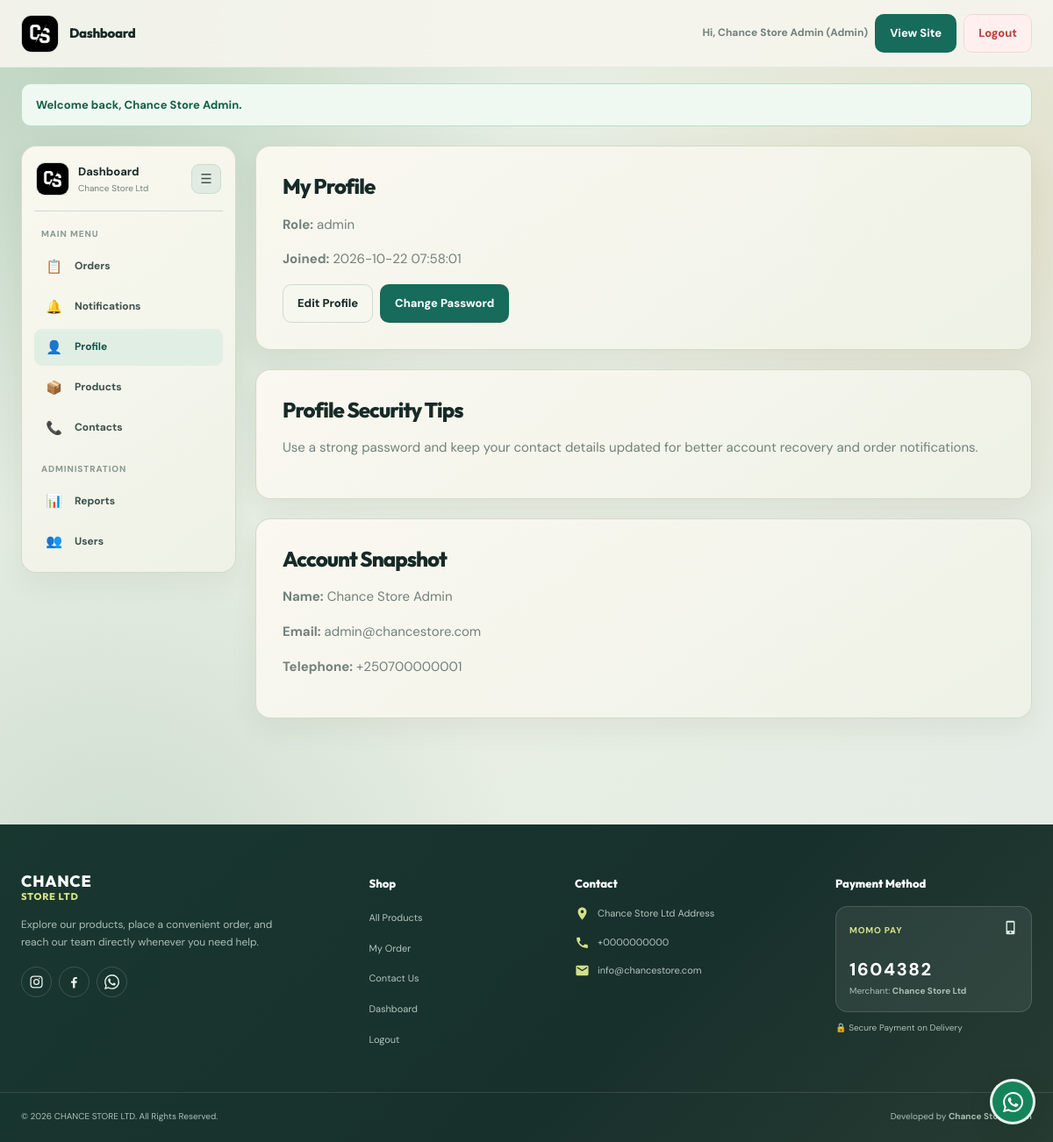
/admin.php?view=profile (signed in), run on the app's committed database.
### tables this page shows
CREATE TABLE IF NOT EXISTS users (
    id INT AUTO_INCREMENT PRIMARY KEY,
    name VARCHAR(120) NOT NULL,
    email VARCHAR(190) NOT NULL UNIQUE,
    password VARCHAR(255) NOT NULL,
    role VARCHAR(30) NOT NULL DEFAULT 'seller',
    telephone VARCHAR(30) NOT NULL,
    created_at TIMESTAMP DEFAULT CURRENT_TIMESTAMP
);

CREATE TABLE IF NOT EXISTS contacts (
    id INT PRIMARY KEY DEFAULT 1,
    phone VARCHAR(30) NOT NULL,
    email VARCHAR(190) NOT NULL,
    address VARCHAR(255) NOT NULL
);

### config.php (called while the page is built, shortened)
<?php
function db(): PDO
{
    static $pdo = null;
    if ($pdo instanceof PDO) {
        return $pdo;
    }
    $dsn = 'mysql:host=' . DB_HOST . ';dbname=' . DB_NAME . ';charset=utf8mb4';
    $options = [
        PDO::ATTR_ERRMODE => PDO::ERRMODE_EXCEPTION,
        PDO::ATTR_DEFAULT_FETCH_MODE => PDO::FETCH_ASSOC,
        PDO::ATTR_EMULATE_PREPARES => false,
    ];
    $pdo = new PDO($dsn, DB_USER, DB_PASS, $options);
    $pdo->exec("UPDATE orders SET status = 'pending' WHERE status IS NULL OR status = ''");
    $pdo->exec("ALTER TABLE users MODIFY role VARCHAR(30) NOT NULL DEFAULT 'seller'");
    $pdo->exec("UPDATE users SET role = 'seller' WHERE role NOT IN ('admin', 'seller') OR role IS NULL OR role = ''");
    $pdo->exec("UPDATE users SET role = 'admin' WHERE email = 'admin@chancestore.com'");
    return $pdo;
}
function e(string $value): string
{
    return htmlspecialchars($value, ENT_QUOTES | ENT_SUBSTITUTE, 'UTF-8');
}
function get_flash(): ?array
{
    $flash = $_SESSION['flash'];
    return $flash;
}
function is_admin_logged_in(): bool
{
    return !empty($_SESSION['admin_id']);
}
function current_user_role(): string
{
    return (string) ($_SESSION['admin_role'] ?? '');
}
function get_site_contact(): array
{
    static $contact = null;
    if ($contact === null) {
        $contact = db()->query('SELECT * FROM contacts WHERE id = 1')->fetch() ?: [
            'phone' => '',
            'email' => '',
            'address' => '',
        ];
    }
    return $contact;
}
function phone_digits(string $phone): string
{
    return preg_replace('/\D+/', '', $phone) ?: '';
}

### admin.php (the view, shortened to what this page needs)
<?php
require_once __DIR__ . '/config.php';
$isAdmin = current_user_role() === 'admin';
$roleLabel = ucfirst(current_user_role() !== '' ? current_user_role() : 'seller');
$flash = get_flash();
$pdo = db();
$view = (string) ($_GET['view'] ?? 'orders');
$unreadStmt = $pdo->prepare('SELECT COUNT(*) FROM notifications WHERE recipient_user_id = ? AND is_read = 0');
$unreadStmt->execute([(int) $_SESSION['admin_id']]);
$unreadNotifications = (int) $unreadStmt->fetchColumn();
    ?>
    <?php
$contact = $pdo->query('SELECT * FROM contacts WHERE id = 1')->fetch() ?: ['phone' => '', 'email' => '', 'address' => ''];
$currentUser = null;
$currentUserId = (int) ($_SESSION['admin_id'] ?? 0);
if ($currentUserId > 0) {
    $currentUserStmt = $pdo->prepare('SELECT id, name, email, telephone, role, created_at FROM users WHERE id = ? LIMIT 1');
    $currentUserStmt->execute([$currentUserId]);
    $currentUser = $currentUserStmt->fetch();
}
?>
<!doctype html>
<html lang="en">
<head>
    <link rel="stylesheet" href="assets.css">
</head>
<body>
<header class="site-header">
    <div class="container header-row">
        <div class="brand-wrap">
            <img class="site-logo" src="logo.jpeg" alt="Chance Store Ltd Logo">
            <div class="brand">Dashboard</div>
        </div>
        <div class="nav-actions">
            <span class="admin-greeting">Hi, <?= e((string) ($_SESSION['admin_name'] ?? 'User')) ?> (<?= e($roleLabel) ?>)</span>
            <a class="btn" href="index.php">View Site</a>
            <a class="btn danger" href="logout.php">Logout</a>
        </div>
    </div>
</header>
<main class="container" id="main-content">
    <?php if ($flash): ?>
        <div class="flash <?= e($flash['type']) ?>"><?= e($flash['message']) ?></div>
    <?php endif; ?>
    <div class="dashboard-shell">
        <aside class="dashboard-sidebar">
            <nav class="admin-nav panel" aria-label="Dashboard menu">
                <div class="admin-nav-header">
                    <div class="admin-nav-brand">
                        <img class="admin-nav-logo" src="logo.jpeg" alt="">
                        <div>
                            <strong>Dashboard</strong>
                            <span>Chance Store Ltd</span>
                        </div>
                    </div>
                    <button id="menuToggle" class="admin-nav-toggle" type="button" aria-label="Collapse menu" title="Collapse menu">☰</button>
                </div>
                <div class="admin-nav-section">
                    <span class="admin-nav-label">Main Menu</span>
                    <div class="task-menu-list">
                        <a class="task-link <?= $view === 'orders' ? 'active' : '' ?>" href="admin.php?view=orders" title="Orders">
                            <span class="task-link-icon" aria-hidden="true">&#128203;</span>
                            <span class="task-link-text">Orders</span>
                        </a>
                        <a class="task-link <?= $view === 'notifications' ? 'active' : '' ?>" href="admin.php?view=notifications" title="Notifications">
                            <span class="task-link-icon" aria-hidden="true">&#128276;</span>
                            <span class="task-link-text">Notifications<?= $unreadNotifications > 0 ? ' (' . $unreadNotifications . ')' : '' ?></span>
                        </a>
                        <a class="task-link <?= $view === 'profile' ? 'active' : '' ?>" href="admin.php?view=profile" title="Profile">
                            <span class="task-link-icon" aria-hidden="true">&#128100;</span>
                            <span class="task-link-text">Profile</span>
                        </a>
                        <?php if ($isAdmin): ?>
                            <a class="task-link <?= $view === 'products' ? 'active' : '' ?>" href="admin.php?view=products" title="Products">
                                <span class="task-link-icon" aria-hidden="true">&#128230;</span>
                                <span class="task-link-text">Products</span>
                            </a>
                            <a class="task-link <?= $view === 'contacts' ? 'active' : '' ?>" href="admin.php?view=contacts" title="Contacts">
                                <span class="task-link-icon" aria-hidden="true">&#128222;</span>
                                <span class="task-link-text">Contacts</span>
                            </a>
                        <?php endif; ?>
                    </div>
                </div>
                <?php if ($isAdmin): ?>
                    <div class="admin-nav-section">
                        <span class="admin-nav-label">Administration</span>
                        <div class="task-menu-list">
                            <a class="task-link <?= $view === 'reports' ? 'active' : '' ?>" href="admin.php?view=reports" title="Reports">
                                <span class="task-link-icon" aria-hidden="true">&#128202;</span>
                                <span class="task-link-text">Reports</span>
                            </a>
                            <a class="task-link <?= $view === 'users' ? 'active' : '' ?>" href="admin.php?view=users" title="Users">
                                <span class="task-link-icon" aria-hidden="true">&#128101;</span>
                                <span class="task-link-text">Users</span>
                            </a>
                        </div>
                    </div>
                <?php endif; ?>
            </nav>
        </aside>
        <div class="dashboard-content">
    <?php if ($view === 'profile' && $currentUser): ?>
        <section class="panel">
            <h2>My Profile</h2>
            <p><strong>Role:</strong> <?= e((string) $currentUser['role']) ?></p>
            <p><strong>Joined:</strong> <?= e((string) $currentUser['created_at']) ?></p>
            <div class="profile-actions">
                <button class="btn secondary profile-toggle-btn" type="button" data-target="profile-edit-panel">Edit Profile</button>
                <button class="btn profile-toggle-btn" type="button" data-target="profile-password-panel">Change Password</button>
            </div>
        </section>
        <section class="panel">
            <h2>Profile Security Tips</h2>
            <p>Use a strong password and keep your contact details updated for better account recovery and order notifications.</p>
        </section>
        <section class="panel">
            <h2>Account Snapshot</h2>
            <p><strong>Name:</strong> <?= e((string) $currentUser['name']) ?></p>
            <p><strong>Email:</strong> <?= e((string) $currentUser['email']) ?></p>
            <p><strong>Telephone:</strong> <?= e((string) $currentUser['telephone']) ?></p>
        </section>
    <?php endif; ?>
</div>
</div>
</main>
<?php require __DIR__ . '/partials/footer.php'; ?>
</body>
</html>

### partials/footer.php (shortened to what this page needs)
<?php
$contact = get_site_contact();
$waPhone = phone_digits((string) $contact['phone']);
?>
<footer class="site-footer">
    <div class="container site-footer-grid">
        <div class="site-footer-brand">
            <h3 class="site-footer-title">
                <span class="site-footer-title-main">CHANCE</span>
                <span class="site-footer-title-accent">STORE LTD</span>
            </h3>
            <p class="site-footer-desc">Explore our products, place a convenient order, and reach our team directly whenever you need help.</p>
            <div class="site-footer-socials">
                <a class="footer-social-circle" href="https://www.instagram.com/chance_store_rw/" target="_blank" rel="noopener" aria-label="Instagram">
                </a>
                <a class="footer-social-circle" href="https://www.facebook.com/profile.php?id=61578514747233" target="_blank" rel="noopener" aria-label="Facebook">
                    <svg viewBox="0 0 24 24" focusable="false"><path d="M13.3 22v-8.15h2.75l.42-3.2H13.3V8.6c0-.93.26-1.55 1.6-1.55h1.7V4.2a22.6 22.6 0 0 0-2.47-.12c-2.45 0-4.13 1.5-4.13 4.24v2.34H7.2v3.2H10V22h3.3Z"/></svg>
                </a>
                <a class="footer-social-circle" href="https://wa.me/<?= urlencode($waPhone) ?>" target="_blank" rel="noopener" aria-label="WhatsApp">
                </a>
            </div>
        </div>
        <div class="site-footer-col">
            <h4 class="site-footer-col-title">Shop</h4>
            <ul class="site-footer-links">
                <li><a href="index.php#products">All Products</a></li>
                <li><a href="index.php#cart" class="cart-open-link" aria-controls="cart" aria-expanded="false">My Order</a></li>
                <li><a href="index.php#contact">Contact Us</a></li>
                <?php if (is_admin_logged_in()): ?>
                    <li><a href="admin.php">Dashboard</a></li>
                    <li><a class="footer-auth-link footer-auth-logout" href="logout.php">Logout</a></li>
                <?php else: ?>
                    <li><a class="footer-auth-link footer-auth-login" href="login.php">Login</a></li>
                <?php endif; ?>
            </ul>
        </div>
        <div class="site-footer-col">
            <h4 class="site-footer-col-title">Contact</h4>
            <ul class="site-footer-contact">
                <li>
                    <span class="site-footer-contact-icon" aria-hidden="true">
                        <svg viewBox="0 0 24 24" focusable="false"><path d="M12 2C8.13 2 5 5.13 5 9c0 5.25 7 13 7 13s7-7.75 7-13c0-3.87-3.13-7-7-7zm0 9.5a2.5 2.5 0 1 1 0-5 2.5 2.5 0 0 1 0 5z"/></svg>
                    </span>
                    <span><?= e((string) $contact['address']) ?></span>
                </li>
                <li>
                    <span class="site-footer-contact-icon" aria-hidden="true">
                        <svg viewBox="0 0 24 24" focusable="false"><path d="M6.62 10.79a15.05 15.05 0 0 0 6.59 6.59l2.2-2.2a1 1 0 0 1 1.01-.24c1.12.37 2.33.57 3.58.57a1 1 0 0 1 1 1V20a1 1 0 0 1-1 1C10.07 21 3 13.93 3 5a1 1 0 0 1 1-1h3.5a1 1 0 0 1 1 1c0 1.25.2 2.46.57 3.58a1 1 0 0 1-.25 1.01l-2.2 2.2z"/></svg>
                    </span>
                    <a href="tel:<?= e($waPhone) ?>"><?= e((string) $contact['phone']) ?></a>
                </li>
                <li>
                    <span class="site-footer-contact-icon" aria-hidden="true">
                        <svg viewBox="0 0 24 24" focusable="false"><path d="M20 4H4a2 2 0 0 0-2 2v12a2 2 0 0 0 2 2h16a2 2 0 0 0 2-2V6a2 2 0 0 0-2-2zm0 4-8 5L4 8V6l8 5 8-5v2z"/></svg>
                    </span>
                    <a href="mailto:<?= e((string) $contact['email']) ?>"><?= e((string) $contact['email']) ?></a>
                </li>
            </ul>
        </div>
        <div class="site-footer-col">
            <h4 class="site-footer-col-title">Payment Method</h4>
            <div class="payment-card">
                <div class="payment-card-top">
                    <span class="payment-badge">MOMO PAY</span>
                    <span class="payment-card-icon" aria-hidden="true">
                        <svg viewBox="0 0 24 24" focusable="false"><path d="M17 1H7a2 2 0 0 0-2 2v18a2 2 0 0 0 2 2h10a2 2 0 0 0 2-2V3a2 2 0 0 0-2-2zm-5 20a1.5 1.5 0 1 1 0-3 1.5 1.5 0 0 1 0 3zm5-4H7V4h10v13z"/></svg>
                    </span>
                </div>
                <div class="payment-number">1604382</div>
                <div class="payment-merchant">Merchant: <strong>Chance Store Ltd</strong></div>
            </div>
            <p class="payment-secure">
                <span aria-hidden="true">&#128274;</span> Secure Payment on Delivery
            </p>
        </div>
    </div>
    <div class="site-footer-bottom">
        <div class="container site-footer-bottom-inner">
            <p>&copy; <?= date('Y') ?> CHANCE STORE LTD. All Rights Reserved.</p>
            <p>Developed by <strong>Chance Store Team</strong></p>
        </div>
    </div>
</footer>
<a class="whatsapp-fab" href="https://wa.me/<?= urlencode($waPhone) ?>" target="_blank" rel="noopener" aria-label="Chat on WhatsApp">
</a>

### data on the page
users: role "admin", created_at "2026-10-22 07:58:01", name "Chance Store Admin", email "admin@chancestore.com", telephone "+250700000001"
contacts: address "Chance Store Ltd Address", phone "+0000000000", email "info@chancestore.com"

### other printed values
$_SESSION['admin_name'] "Chance Store Admin"
$roleLabel "Admin"
$flash['message'] "Welcome back, Chance Store Admin."
